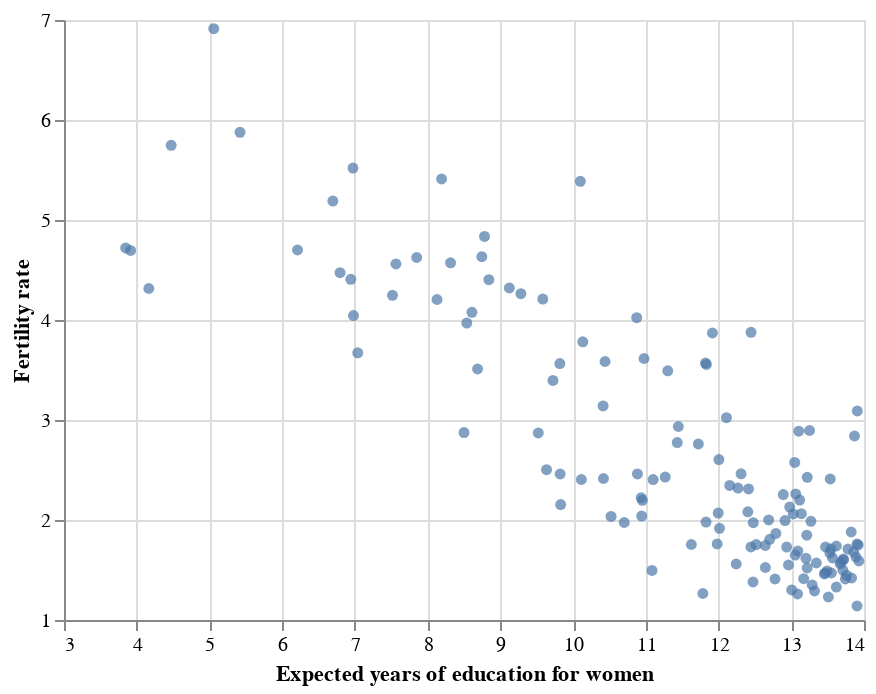

The notebook cell this image was saved under:
### Markdown cell above
<!-- BEGIN QUESTION -->

### Question 1: Education and fertility rate

Construct a scatterplot of total fertility against expected years of education for women. Label the axes 'Fertility rate' and 'Expected years of education for women'. Store this plot as `scatter_educ` and display the graphic.

(*Remark*: be sure to include `scale = alt.Scale(zero = False)` in the axis specification so that your plot does not have extra whitespace.)

### Code cell
# BEGIN SOLUTION
# construct plot
scatter_educ = alt.Chart(reg_data).mark_circle().encode(
    x = alt.X('educ_expected_yrs_f', 
              title = 'Expected years of education for women', 
              scale = alt.Scale(zero = False)),
    y = alt.Y('fertility_total', 
              title = 'Fertility rate', 
              scale = alt.Scale(zero = False))
)

# display
scatter_educ
# END SOLUTION

### Figure 1 — Vega-Lite specification as saved in the notebook (floating-point values rounded to 4 significant figures; data arrays with more than 128 entries replaced by an {"elided": "..."} marker saying what was removed)
{"config": {"view": {"continuousWidth": 400, "continuousHeight": 300}}, "data": {"name": "data-8db060f081acab01582dba50ceaf6303"}, "mark": "circle", "encoding": {"x": {"field": "educ_expected_yrs_f", "scale": {"zero": false}, "title": "Expected years of education for women", "type": "quantitative"}, "y": {"field": "fertility_total", "scale": {"zero": false}, "title": "Fertility rate", "type": "quantitative"}}, "$schema": "https://vega.github.io/schema/vega-lite/v4.17.0.json", "datasets": {"data-8db060f081acab01582dba50ceaf6303": {"elided": "139 records"}}}
